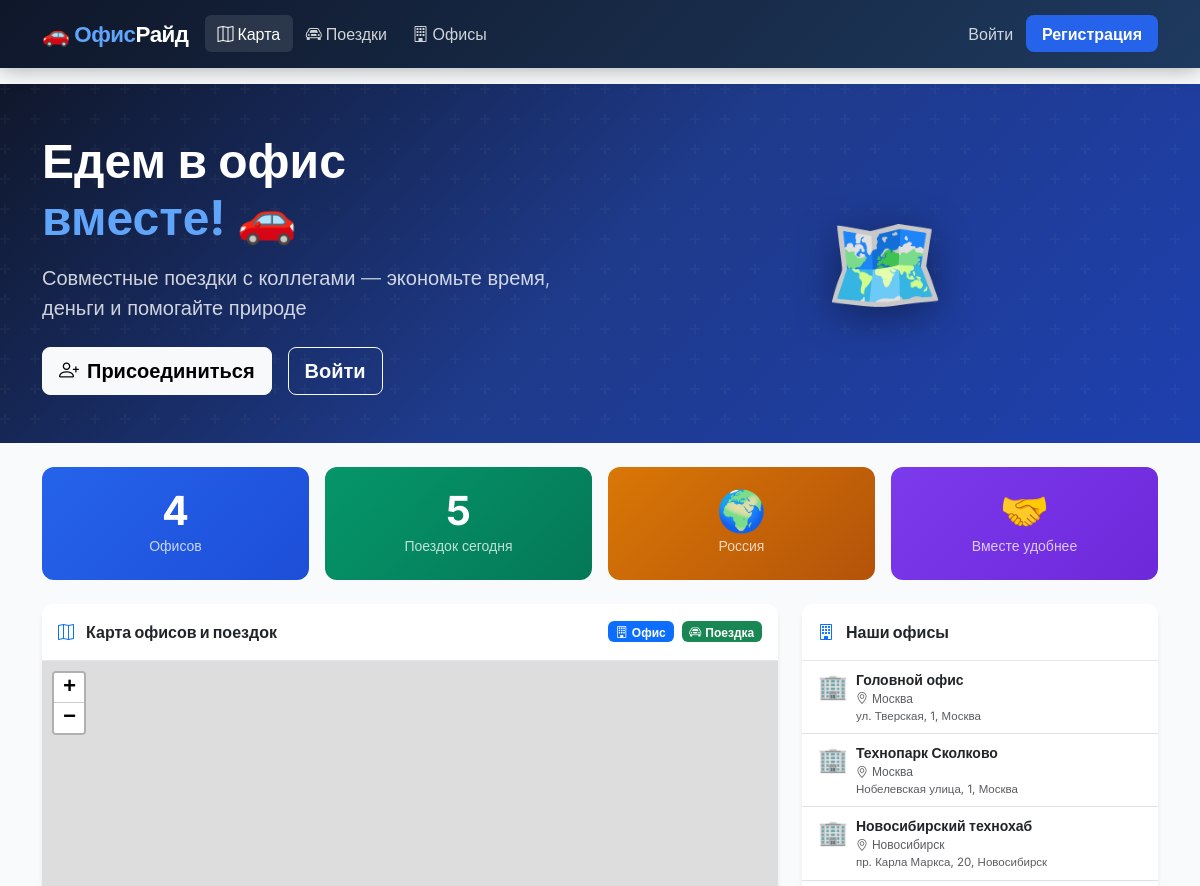
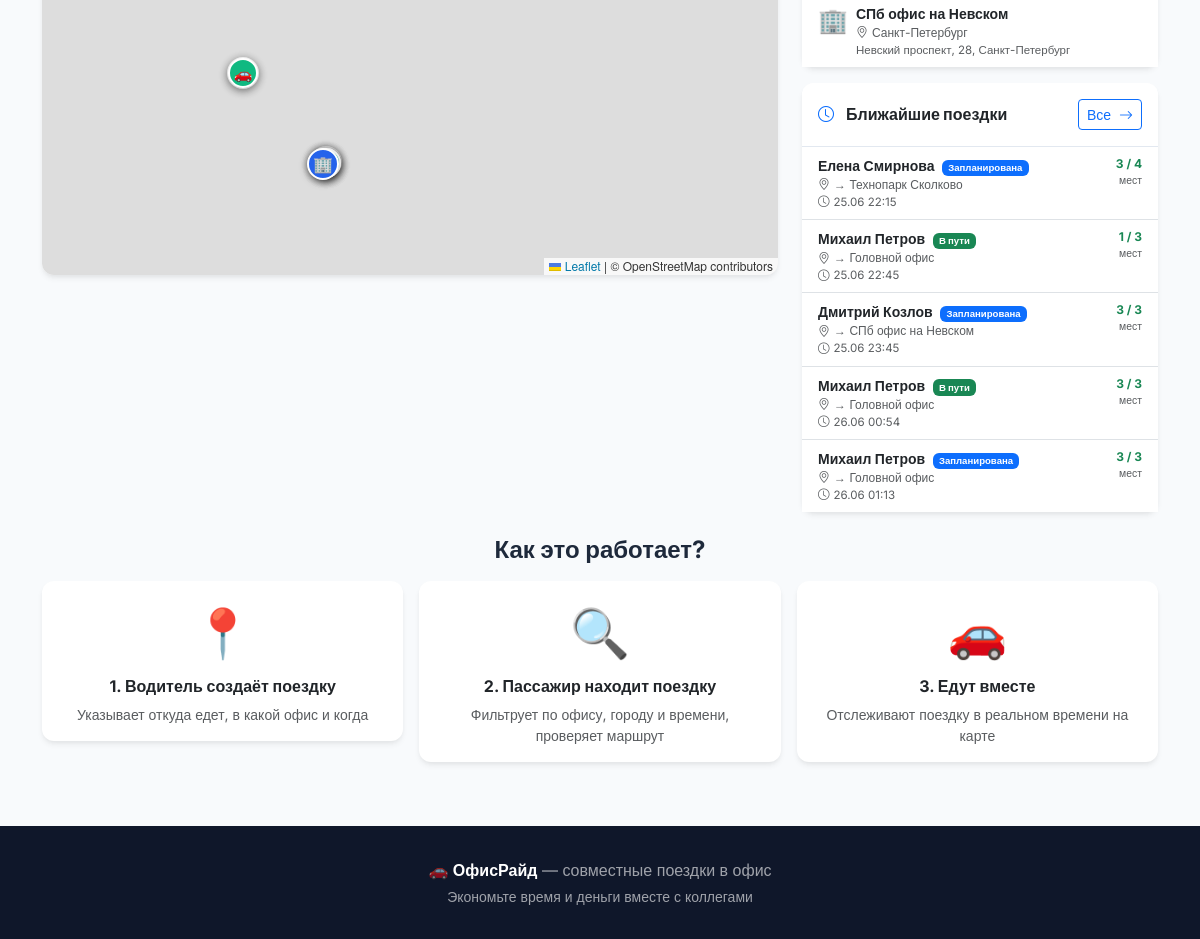
The page / on the database its author committed (2 pictures, top to bottom).
### rides/models.py (models this page shows, shortened)
class Office(models.Model):
    name = models.CharField(max_length=200)
    address = models.CharField(max_length=500)
    city = models.CharField(max_length=100)
    lat = models.FloatField()
    lon = models.FloatField()
    description = models.TextField(blank=True)
    photo = models.ImageField(upload_to='offices/', blank=True, null=True)
    is_active = models.BooleanField(default=True)
    created_at = models.DateTimeField(auto_now_add=True)
    class Meta:
        ordering = ['city', 'name']

class Ride(models.Model):
    STATUS_CHOICES = [
        ('scheduled', 'Запланирована'),
        ('active', 'В пути'),
        ('completed', 'Завершена'),
        ('cancelled', 'Отменена'),
    ]
    driver = models.ForeignKey(User, on_delete=models.CASCADE, related_name='rides_as_driver')
    office = models.ForeignKey(Office, on_delete=models.CASCADE, related_name='rides')
    departure_address = models.CharField(max_length=500)
    departure_lat = models.FloatField()
    departure_lon = models.FloatField()
    departure_city = models.CharField(max_length=100, blank=True)
    departure_time = models.DateTimeField()
    status = models.CharField(max_length=20, choices=STATUS_CHOICES, default='scheduled')
    available_seats = models.IntegerField(default=3)
    total_seats = models.IntegerField(default=3)
    comment = models.TextField(blank=True)
    route_distance_km = models.FloatField(null=True, blank=True)
    route_duration_min = models.FloatField(null=True, blank=True)
    route_geometry = models.TextField(blank=True)
    current_lat = models.FloatField(null=True, blank=True)
    current_lon = models.FloatField(null=True, blank=True)
    simulation_progress = models.FloatField(default=0.0)
    created_at = models.DateTimeField(auto_now_add=True)
    updated_at = models.DateTimeField(auto_now=True)
    class Meta:
        ordering = ['-departure_time']
    def get_filled_seats(self):
        return self.passengers.filter(status='confirmed').count()
    def get_free_seats(self):
        return self.available_seats - self.get_filled_seats()

### rides/views.py (the view)
# urls.py: path('', views.index, name='index'),
def index(request):
    offices = Office.objects.filter(is_active=True)
    active_rides = Ride.objects.filter(
        status__in=['scheduled', 'active']
    ).select_related('driver', 'office').order_by('departure_time')[:10]
    offices_data = [
        {
            'id': o.id,
            'name': o.name,
            'address': o.address,
            'city': o.city,
            'lat': o.lat,
            'lon': o.lon,
            'description': o.description,
        }
        for o in offices
    ]
    rides_data = []
    for ride in active_rides:
        try:
            passengers_count = ride.passengers.filter(status='confirmed').count()
            rides_data.append({
                'id': ride.id,
                'driver': ride.driver.get_full_name() or ride.driver.username,
                'departure_address': ride.departure_address,
                'departure_lat': ride.departure_lat,
                'departure_lon': ride.departure_lon,
                'office_name': ride.office.name,
                'office_lat': ride.office.lat,
                'office_lon': ride.office.lon,
                'departure_time': ride.departure_time.strftime('%d.%m %H:%M'),
                'free_seats': ride.available_seats - passengers_count,
                'status': ride.status,
            })
        except Exception:
            pass
    context = {
        'offices': offices,
        'offices_json': json.dumps(offices_data),
        'rides_json': json.dumps(rides_data),
        'active_rides': active_rides,
    }
    return render(request, 'rides/index.html', context)

### templates/rides/index.html (shortened to what this page needs)
{% extends 'base.html' %}
{% block nav_index %}active{% endblock %}
{% block content %}
<div class="hero-section mb-4">
    <div class="container position-relative">
        <div class="row align-items-center">
            <div class="col-lg-6">
                <h1 class="display-5 fw-bold mb-3">
                    Едем в офис <br><span style="color:#60a5fa">вместе! 🚗</span>
                </h1>
                <p class="lead mb-4" style="color:rgba(255,255,255,0.8)">
                    Совместные поездки с коллегами — экономьте время, деньги и помогайте природе
                </p>
                <div class="d-flex gap-3 flex-wrap">
                    {% if user.is_authenticated %}
                        <a href="{% url 'ride_list' %}" class="btn btn-light btn-lg fw-semibold">
                            <i class="bi bi-search me-2"></i>Найти поездку
                        </a>
                        {% if user.profile.is_driver or user.profile.is_admin or user.is_staff %}
                        <a href="{% url 'ride_create' %}" class="btn btn-outline-light btn-lg fw-semibold">
                            <i class="bi bi-plus-circle me-2"></i>Создать поездку
                        </a>
                        {% endif %}
                    {% else %}
                        <a href="{% url 'register' %}" class="btn btn-light btn-lg fw-semibold">
                            <i class="bi bi-person-plus me-2"></i>Присоединиться
                        </a>
                        <a href="{% url 'login' %}" class="btn btn-outline-light btn-lg fw-semibold">
                            Войти
                        </a>
                    {% endif %}
                </div>
            </div>
            <div class="col-lg-6 text-center d-none d-lg-block">
                <div style="font-size:6rem; filter:drop-shadow(0 8px 20px rgba(0,0,0,0.4))">
                    🗺️
                </div>
            </div>
        </div>
    </div>
</div>
<div class="container">
    <div class="row g-3 mb-4">
        <div class="col-6 col-md-3">
            <div class="stat-card">
                <div class="stat-number">{{ offices|length }}</div>
                <div class="small mt-1 opacity-75">Офисов</div>
            </div>
        </div>
        <div class="col-6 col-md-3">
            <div class="stat-card" style="background: linear-gradient(135deg, #059669, #047857)">
                <div class="stat-number">{{ active_rides|length }}</div>
                <div class="small mt-1 opacity-75">Поездок сегодня</div>
            </div>
        </div>
        <div class="col-6 col-md-3">
            <div class="stat-card" style="background: linear-gradient(135deg, #d97706, #b45309)">
                <div class="stat-number">🌍</div>
                <div class="small mt-1 opacity-75">Россия</div>
            </div>
        </div>
        <div class="col-6 col-md-3">
            <div class="stat-card" style="background: linear-gradient(135deg, #7c3aed, #6d28d9)">
                <div class="stat-number">🤝</div>
                <div class="small mt-1 opacity-75">Вместе удобнее</div>
            </div>
        </div>
    </div>
    <div class="row g-4">
        <div class="col-lg-8">
            <div class="card">
                <div class="card-header d-flex justify-content-between align-items-center py-3">
                    <div>
                        <i class="bi bi-map text-primary me-2"></i>
                        <strong>Карта офисов и поездок</strong>
                    </div>
                    <div class="d-flex gap-2 align-items-center">
                        <span class="badge bg-primary"><i class="bi bi-building me-1"></i>Офис</span>
                        <span class="badge bg-success"><i class="bi bi-car-front me-1"></i>Поездка</span>
                    </div>
                </div>
                <div class="card-body p-0">
                    <div id="mainMap" style="height: 500px; border-radius: 0 0 12px 12px;"></div>
                </div>
            </div>
        </div>
        <div class="col-lg-4">
            <div class="card mb-3">
                <div class="card-header py-3">
                    <i class="bi bi-building text-primary me-2"></i>
                    <strong>Наши офисы</strong>
                </div>
                <div class="card-body p-0">
                    {% if offices %}
                        <div class="list-group list-group-flush">
                            {% for office in offices %}
                            <div class="list-group-item px-3 py-2 office-item"
                                 data-lat="{{ office.lat }}" data-lon="{{ office.lon }}"
                                 style="cursor:pointer">
                                <div class="d-flex align-items-start gap-2">
                                    <div style="font-size:1.5rem">🏢</div>
                                    <div>
                                        <div class="fw-semibold small">{{ office.name }}</div>
                                        <div class="text-muted" style="font-size:0.75rem">
                                            <i class="bi bi-geo-alt me-1"></i>{{ office.city }}
                                        </div>
                                        <div class="text-muted" style="font-size:0.72rem">
                                            {{ office.address|truncatechars:45 }}
                                        </div>
                                    </div>
                                </div>
                            </div>
                            {% endfor %}
                        </div>
                    {% else %}
                        <div class="p-3 text-center text-muted">
                            <i class="bi bi-building fs-3 mb-2 d-block"></i>
                            Офисы ещё не добавлены
                        </div>
                    {% endif %}
                </div>
            </div>
            <div class="card">
                <div class="card-header py-3 d-flex justify-content-between align-items-center">
                    <div>
                        <i class="bi bi-clock text-primary me-2"></i>
                        <strong>Ближайшие поездки</strong>
                    </div>
                    <a href="{% url 'ride_list' %}" class="btn btn-sm btn-outline-primary">
                        Все <i class="bi bi-arrow-right ms-1"></i>
                    </a>
                </div>
                <div class="card-body p-0">
                    {% if active_rides %}
                        <div class="list-group list-group-flush">
                            {% for ride in active_rides %}
                            <a href="{% url 'ride_detail' ride.pk %}" class="list-group-item list-group-item-action px-3 py-2">
                                <div class="d-flex justify-content-between align-items-start">
                                    <div>
                                        <div class="fw-semibold small">
                                            {{ ride.driver.get_full_name|default:ride.driver.username }}
                                            <span class="badge ms-1 {% if ride.status == 'active' %}bg-success{% else %}bg-primary{% endif %}" style="font-size:0.6rem">
                                                {{ ride.get_status_display }}
                                            </span>
                                        </div>
                                        <div class="text-muted" style="font-size:0.75rem">
                                            <i class="bi bi-geo-alt me-1"></i>→ {{ ride.office.name }}
                                        </div>
                                        <div class="text-muted" style="font-size:0.72rem">
                                            <i class="bi bi-clock me-1"></i>{{ ride.departure_time|date:"d.m H:i" }}
                                        </div>
                                    </div>
                                    <div class="text-end">
                                        <div style="font-size:0.75rem" class="text-success fw-bold">
                                            {{ ride.get_free_seats }} / {{ ride.available_seats }}
                                        </div>
                                        <div class="text-muted" style="font-size:0.65rem">мест</div>
                                    </div>
                                </div>
                            </a>
                            {% endfor %}
                        </div>
                    {% else %}
                        <div class="p-3 text-center text-muted">
                            <i class="bi bi-car-front fs-3 mb-2 d-block"></i>
                            Нет активных поездок
                        </div>
                    {% endif %}
                </div>
            </div>
        </div>
    </div>
    <div class="row g-3 mt-2">
        <div class="col-12"><h4 class="fw-bold text-center mb-0">Как это работает?</h4></div>
        <div class="col-md-4">
            <div class="card text-center p-3">
                <div style="font-size:3rem" class="mb-2">📍</div>
                <h6 class="fw-bold">1. Водитель создаёт поездку</h6>
                <p class="text-muted small mb-0">Указывает откуда едет, в какой офис и когда</p>
            </div>
        </div>
        <div class="col-md-4">
            <div class="card text-center p-3">
                <div style="font-size:3rem" class="mb-2">🔍</div>
                <h6 class="fw-bold">2. Пассажир находит поездку</h6>
                <p class="text-muted small mb-0">Фильтрует по офису, городу и времени, проверяет маршрут</p>
            </div>
        </div>
        <div class="col-md-4">
            <div class="card text-center p-3">
                <div style="font-size:3rem" class="mb-2">🚗</div>
                <h6 class="fw-bold">3. Едут вместе</h6>
                <p class="text-muted small mb-0">Отслеживают поездку в реальном времени на карте</p>
            </div>
        </div>
    </div>
</div>
{% endblock %}

### rows shown on the page
Office: name "Головной офис", city "Москва", address "ул. Тверская, 1, Москва"
Office: name "Технопарк Сколково", city "Москва", address "Нобелевская улица, 1, Москва"
Office: name "Новосибирский технохаб", city "Новосибирск", address "пр. Карла Маркса, 20, Новосибирск"
Office: name "СПб офис на Невском", city "Санкт-Петербург", address "Невский проспект, 28, Санкт-Петербург"
Ride: driver.get_full_name "Елена Смирнова", status "Запланирована", office.name "Технопарк Сколково", departure_time "25.06 22:15", get_free_seats "3", available_seats "4"
Ride: driver.get_full_name "Михаил Петров", status "В пути", office.name "Головной офис", departure_time "25.06 22:45", get_free_seats "1", available_seats "3"
Ride: driver.get_full_name "Дмитрий Козлов", status "Запланирована", office.name "СПб офис на Невском", departure_time "25.06 23:45", get_free_seats "3", available_seats "3"
Ride: driver.get_full_name "Михаил Петров", status "В пути", office.name "Головной офис", departure_time "26.06 00:54", get_free_seats "3", available_seats "3"
Ride: driver.get_full_name "Михаил Петров", status "Запланирована", office.name "Головной офис", departure_time "26.06 01:13", get_free_seats "3", available_seats "3"

### other values the page prints
{{ offices|length }} "4"
{{ active_rides|length }} "5"
